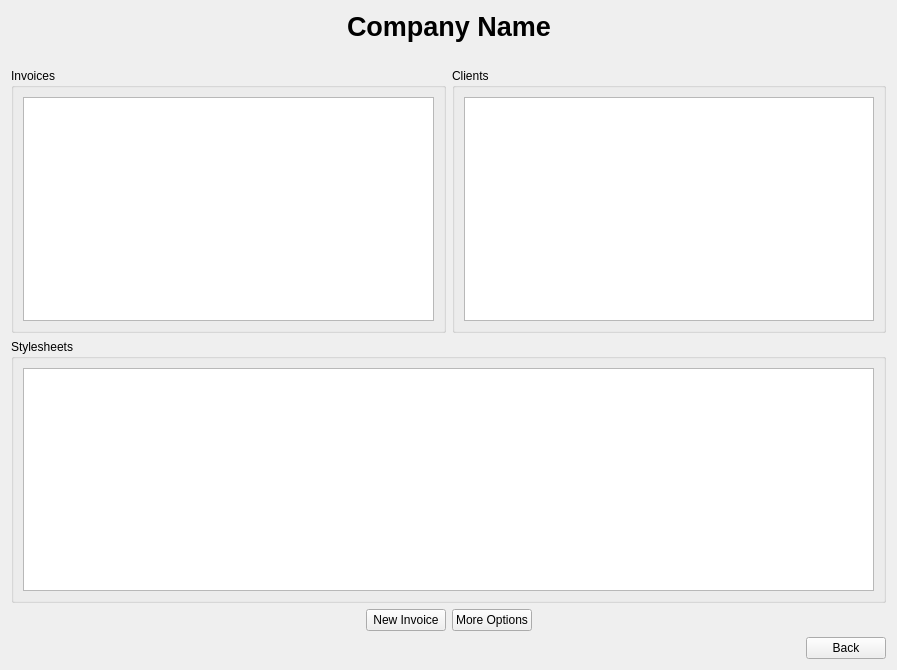
<?xml version="1.0" encoding="UTF-8"?>
<ui version="4.0">
 <class>MainPage</class>
 <widget class="QWidget" name="MainPage">
  <property name="geometry">
   <rect>
    <x>0</x>
    <y>0</y>
    <width>897</width>
    <height>670</height>
   </rect>
  </property>
  <property name="windowTitle">
   <string>Form</string>
  </property>
  <layout class="QVBoxLayout" name="verticalLayout_4">
   <item>
    <layout class="QHBoxLayout" name="horizontalLayout_2">
     <item>
      <spacer name="horizontalSpacer">
       <property name="orientation">
        <enum>Qt::Horizontal</enum>
       </property>
       <property name="sizeHint" stdset="0">
        <size>
         <width>40</width>
         <height>20</height>
        </size>
       </property>
      </spacer>
     </item>
     <item>
      <widget class="QLabel" name="companyNameLabel">
       <property name="font">
        <font>
         <pointsize>20</pointsize>
         <weight>75</weight>
         <bold>true</bold>
        </font>
       </property>
       <property name="text">
        <string>Company Name</string>
       </property>
      </widget>
     </item>
     <item>
      <spacer name="horizontalSpacer_2">
       <property name="orientation">
        <enum>Qt::Horizontal</enum>
       </property>
       <property name="sizeHint" stdset="0">
        <size>
         <width>40</width>
         <height>20</height>
        </size>
       </property>
      </spacer>
     </item>
    </layout>
   </item>
   <item>
    <spacer name="verticalSpacer">
     <property name="orientation">
      <enum>Qt::Vertical</enum>
     </property>
     <property name="sizeType">
      <enum>QSizePolicy::Fixed</enum>
     </property>
     <property name="sizeHint" stdset="0">
      <size>
       <width>20</width>
       <height>20</height>
      </size>
     </property>
    </spacer>
   </item>
   <item>
    <layout class="QHBoxLayout" name="horizontalLayout">
     <item>
      <widget class="QGroupBox" name="groupBox">
       <property name="title">
        <string>Invoices</string>
       </property>
       <layout class="QVBoxLayout" name="verticalLayout">
        <item>
         <widget class="QTableWidget" name="invoiceContentWidget"/>
        </item>
       </layout>
      </widget>
     </item>
     <item>
      <widget class="QGroupBox" name="groupBox_2">
       <property name="title">
        <string>Clients</string>
       </property>
       <layout class="QVBoxLayout" name="verticalLayout_2">
        <item>
         <widget class="QTableView" name="clientsView"/>
        </item>
       </layout>
      </widget>
     </item>
    </layout>
   </item>
   <item>
    <widget class="QGroupBox" name="groupBox_3">
     <property name="title">
      <string>Stylesheets</string>
     </property>
     <layout class="QVBoxLayout" name="verticalLayout_3">
      <item>
       <widget class="QTableView" name="stylesheetsView"/>
      </item>
     </layout>
    </widget>
   </item>
   <item>
    <layout class="QHBoxLayout" name="horizontalLayout_3">
     <item>
      <spacer name="horizontalSpacer_3">
       <property name="orientation">
        <enum>Qt::Horizontal</enum>
       </property>
       <property name="sizeHint" stdset="0">
        <size>
         <width>40</width>
         <height>20</height>
        </size>
       </property>
      </spacer>
     </item>
     <item>
      <widget class="QPushButton" name="newInvoiceButton">
       <property name="text">
        <string>New Invoice</string>
       </property>
      </widget>
     </item>
     <item>
      <widget class="QPushButton" name="moreButton">
       <property name="text">
        <string>More Options</string>
       </property>
      </widget>
     </item>
     <item>
      <spacer name="horizontalSpacer_4">
       <property name="orientation">
        <enum>Qt::Horizontal</enum>
       </property>
       <property name="sizeHint" stdset="0">
        <size>
         <width>40</width>
         <height>20</height>
        </size>
       </property>
      </spacer>
     </item>
    </layout>
   </item>
   <item>
    <layout class="QHBoxLayout" name="horizontalLayout_4">
     <item>
      <widget class="DbStatusForm" name="dbStatusWidget" native="true"/>
     </item>
     <item>
      <widget class="QPushButton" name="backButton">
       <property name="sizePolicy">
        <sizepolicy hsizetype="Fixed" vsizetype="Fixed">
         <horstretch>0</horstretch>
         <verstretch>0</verstretch>
        </sizepolicy>
       </property>
       <property name="text">
        <string>Back</string>
       </property>
      </widget>
     </item>
    </layout>
   </item>
  </layout>
 </widget>
 <customwidgets>
  <customwidget>
   <class>DbStatusForm</class>
   <extends>QWidget</extends>
   <header>DbStatusForm.h</header>
   <container>1</container>
  </customwidget>
 </customwidgets>
 <resources/>
 <connections/>
</ui>
